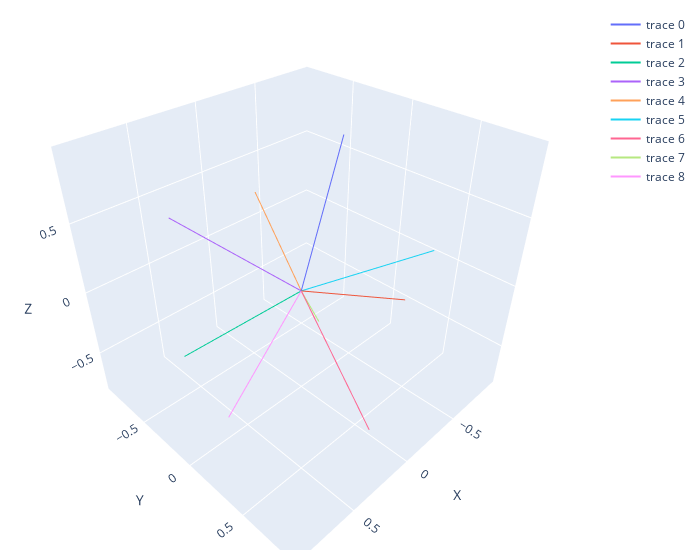

The cell this chart's notebook holds for it:
### Code cell
visualize_3d_vectors(d_matrix)

### Figure 1 — Plotly figure (JSON) as saved in the notebook; plotly's stock layout.template omitted (floating-point values rounded to 4 significant figures)
{"data": [{"mode": "lines", "type": "scatter3d", "x": [0, -0.3689], "y": [0, -0.01707], "z": [0, 0.9293]}, {"mode": "lines", "type": "scatter3d", "x": [0, 0.1377], "y": [0, 0.873], "z": [0, 0.4679]}, {"mode": "lines", "type": "scatter3d", "x": [0, 0.5371], "y": [0, -0.6003], "z": [0, -0.5925]}, {"mode": "lines", "type": "scatter3d", "x": [0, 0.6675], "y": [0, -0.3527], "z": [0, 0.6557]}, {"mode": "lines", "type": "scatter3d", "x": [0, -0.4101], "y": [0, -0.8855], "z": [0, 0.2183]}, {"mode": "lines", "type": "scatter3d", "x": [0, -0.9399], "y": [0, 0.3401], "z": [0, 0.03055]}, {"mode": "lines", "type": "scatter3d", "x": [0, 0.007323], "y": [0, 0.6253], "z": [0, -0.7803]}, {"mode": "lines", "type": "scatter3d", "x": [0, -0.5451], "y": [0, -0.3522], "z": [0, -0.7608]}, {"mode": "lines", "type": "scatter3d", "x": [0, 0.9139], "y": [0, 0.3692], "z": [0, -0.1689]}], "layout": {"margin": {"b": 10, "l": 10, "r": 20, "t": 10}, "scene": {"xaxis": {"title": {"text": "X"}}, "yaxis": {"title": {"text": "Y"}}, "zaxis": {"title": {"text": "Z"}}}, "width": 700}}
